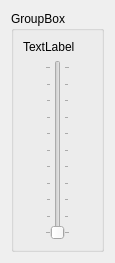
<?xml version="1.0" encoding="UTF-8"?>
<ui version="4.0">
 <class>FanControllerForm</class>
 <widget class="QWidget" name="FanControllerForm">
  <property name="geometry">
   <rect>
    <x>0</x>
    <y>0</y>
    <width>115</width>
    <height>263</height>
   </rect>
  </property>
  <property name="minimumSize">
   <size>
    <width>115</width>
    <height>263</height>
   </size>
  </property>
  <property name="windowTitle">
   <string>Form</string>
  </property>
  <layout class="QHBoxLayout" name="horizontalLayout_2">
   <item>
    <widget class="QGroupBox" name="groupBox">
     <property name="title">
      <string>GroupBox</string>
     </property>
     <layout class="QVBoxLayout" name="verticalLayout">
      <item>
       <widget class="QLabel" name="label">
        <property name="text">
         <string>TextLabel</string>
        </property>
       </widget>
      </item>
      <item>
       <layout class="QHBoxLayout" name="horizontalLayout">
        <item>
         <spacer name="horizontalSpacer">
          <property name="orientation">
           <enum>Qt::Horizontal</enum>
          </property>
          <property name="sizeHint" stdset="0">
           <size>
            <width>40</width>
            <height>20</height>
           </size>
          </property>
         </spacer>
        </item>
        <item>
         <widget class="QSlider" name="verticalSlider">
          <property name="maximum">
           <number>100</number>
          </property>
          <property name="singleStep">
           <number>5</number>
          </property>
          <property name="orientation">
           <enum>Qt::Vertical</enum>
          </property>
          <property name="tickPosition">
           <enum>QSlider::TicksBothSides</enum>
          </property>
          <property name="tickInterval">
           <number>10</number>
          </property>
         </widget>
        </item>
        <item>
         <spacer name="horizontalSpacer_2">
          <property name="orientation">
           <enum>Qt::Horizontal</enum>
          </property>
          <property name="sizeHint" stdset="0">
           <size>
            <width>40</width>
            <height>20</height>
           </size>
          </property>
         </spacer>
        </item>
       </layout>
      </item>
     </layout>
    </widget>
   </item>
  </layout>
 </widget>
 <resources/>
 <connections/>
</ui>
